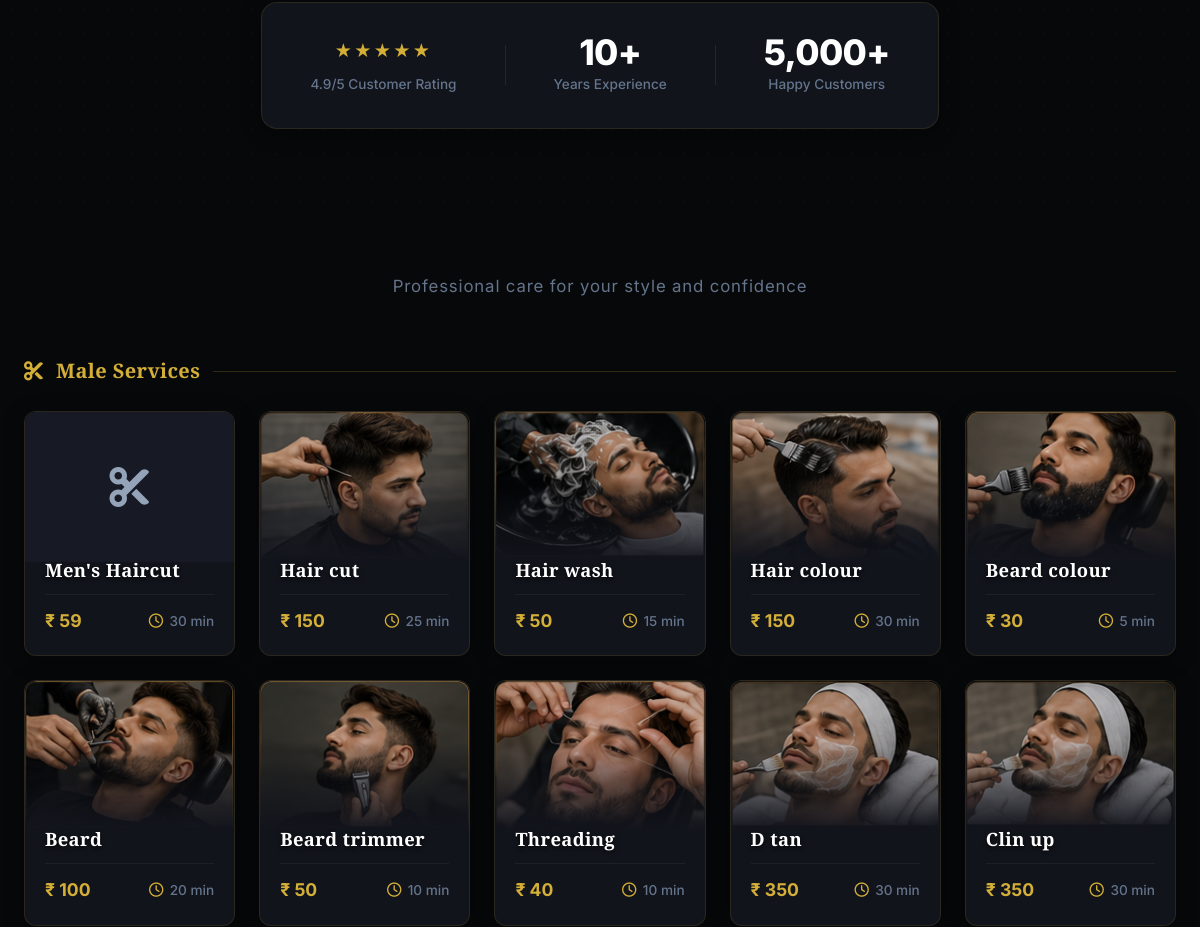
Before: / (middle part) with the older database file.
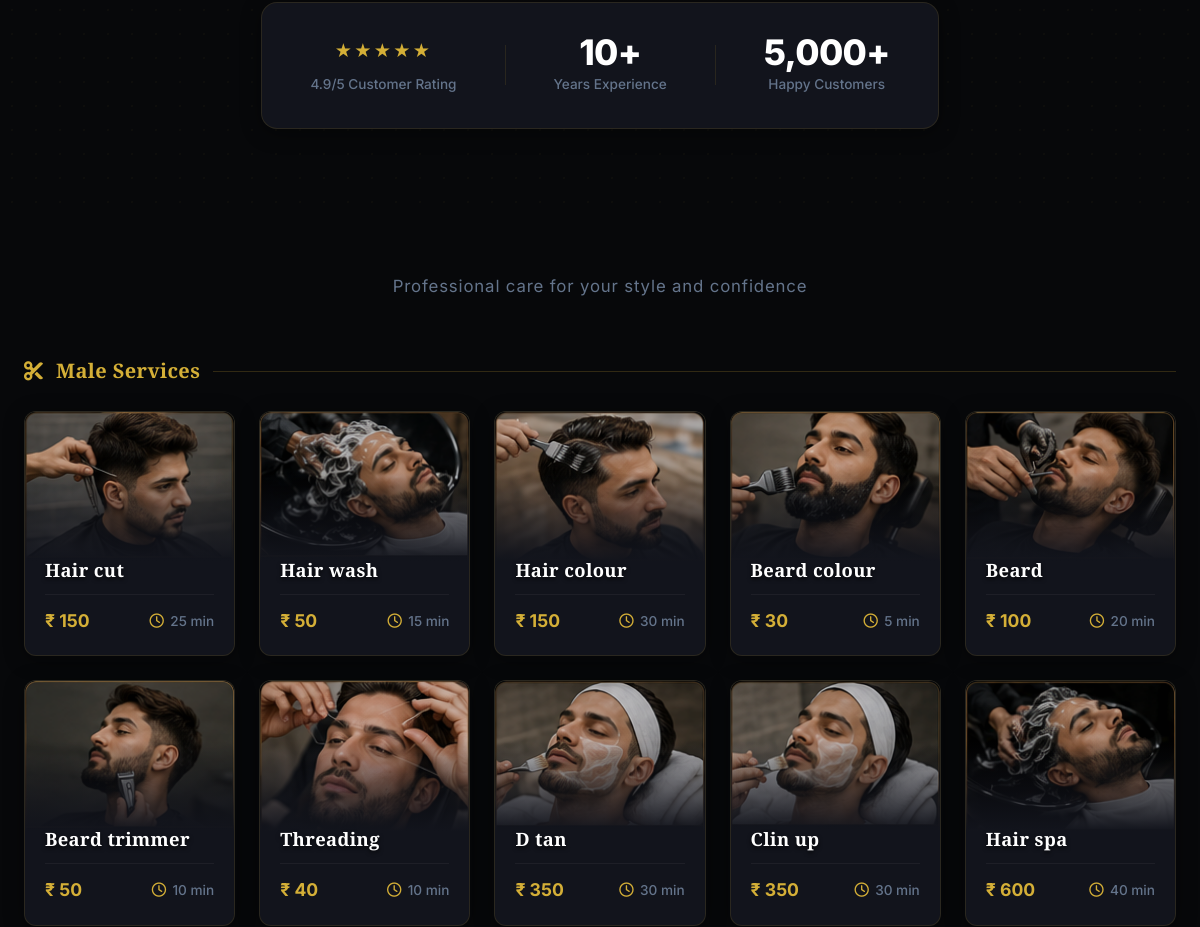
After: the same page with the newer database file.
### booking/models.py (models this page shows, shortened)
class Service(models.Model):
    CATEGORY_CHOICES = [
        ('MALE', 'Male Services'),
        ('FEMALE', 'Female Services'),
    ]
    name = models.CharField(max_length=100)
    category = models.CharField(max_length=20, choices=CATEGORY_CHOICES, default='MALE')
    description = models.TextField()
    price = models.DecimalField(max_digits=8, decimal_places=2)
    duration = models.PositiveIntegerField(help_text="Duration in minutes")
    image = models.ImageField(upload_to='services/', null=True, blank=True)
    icon = models.CharField(
        max_length=50,
        default='scissors',
        help_text="Font Awesome icon name (e.g. scissors, star, spa)"
    )
    is_active = models.BooleanField(default=True)
    sort_order = models.PositiveIntegerField(default=0)
    created_at = models.DateTimeField(auto_now_add=True)
    class Meta:
        ordering = ['sort_order', 'price']
        verbose_name = 'Service'
        verbose_name_plural = 'Services'

### booking/views.py (the view)
# urls.py: path('', views.home, name='home'),
def home(request):
    male_services = Service.objects.filter(is_active=True, category='MALE')
    female_services = Service.objects.filter(is_active=True, category='FEMALE')
    barbers = list(Barber.objects.filter(is_active=True))
    featured = next((b for b in barbers if b.name == 'Prashant Borhade'), None)
    barbers.sort(key=lambda b: (b is not featured, -float(b.rating)))
    business_hours = {bh.day: bh for bh in BusinessHour.objects.all()}
    now = timezone.localtime()
    for b in barbers:
        b.is_featured = b is featured
        next_slot = _barber_next_slot(b, business_hours, now)
        if next_slot:
            if next_slot.date() == now.date():
                b.next_slot_label = f"{next_slot.strftime('%I:%M %p')} today"
            elif next_slot.date() == now.date() + timedelta(days=1):
                b.next_slot_label = f"{next_slot.strftime('%I:%M %p')} tomorrow"
            else:
                b.next_slot_label = f"{next_slot.strftime('%a, %I:%M %p')}"
        else:
            b.next_slot_label = None
    available_dates = _available_dates(30)
    context = {
        'male_services': male_services,
        'female_services': female_services,
        'barbers': barbers,
        'available_dates': available_dates,
    }
    return render(request, 'home.html', context)

### booking/models.py (called while the page is built)
def get_shop_setting(key, default=''):
    try:
        return ShopSetting.objects.get(key=key).value
    except ShopSetting.DoesNotExist:
        return default

def slot_step_minutes():
    try:
        return max(5, min(int(get_shop_setting('slot_step', '30')), 120))
    except (TypeError, ValueError):
        return 30

    @property
    def specialty_list(self):
        return [s.strip() for s in self.specialties.split(',') if s.strip()]

    @property
    def initials(self):
        parts = [p for p in self.name.split() if p]
        if not parts:
            return '?'
        if len(parts) == 1:
            return parts[0][:2].upper()
        return (parts[0][0] + parts[1][0]).upper()

### booking/views.py (called while the page is built)
def _generate_slots(open_t: dtime, close_t: dtime, step_minutes: int = None):
    step = step_minutes or slot_step_minutes()
    slots = []
    current = datetime.combine(date.today(), open_t)
    end = datetime.combine(date.today(), close_t)
    while current < end:
        slots.append(current.time())
        current += timedelta(minutes=step)
    return slots

### templates/home.html (shortened to what this page needs)
{% extends 'base.html' %}
{% load static %}
{% block content %}
<section class="hero" id="hero">
  <div class="hero-overlay"></div>
  <div class="hero-trust" data-animate="fade-up" data-delay="200">
    <div class="trust-item">
      <div class="trust-stars">★★★★★</div>
      <div class="trust-label">4.9/5 Customer Rating</div>
    </div>
    <div class="trust-item">
      <div class="trust-number">10+</div>
      <div class="trust-label">Years Experience</div>
    </div>
    <div class="trust-item">
      <div class="trust-number">5,000+</div>
      <div class="trust-label">Happy Customers</div>
    </div>
  </div>
</section>
<section class="section services-section" id="services">
  <div class="container mockup-container">
    <div class="mockup-intro">Professional care for your style and confidence</div>
    {% if male_services %}
    <div class="mockup-category-header">
      <i class="fa-solid fa-scissors mockup-gold"></i>
      <span class="mockup-category-title">Male Services</span>
      <div class="mockup-gold-line"></div>
    </div>
    <div class="mockup-services-grid">
      {% for service in male_services %}
      <div class="mockup-service-card" onclick="selectService(this)"
           data-service-id="{{ service.pk }}"
           data-service-name="{{ service.name }}"
           data-service-price="{{ service.price|floatformat:0 }}"
           data-service-duration="{{ service.duration }}">
        <div class="mockup-card-image">
          {% if service.image %}
            <img src="{{ service.image.url }}" alt="{{ service.name }}" loading="lazy" />
          {% else %}
            <div class="service-icon-placeholder"><i class="fa-solid fa-{{ service.icon|default:'scissors' }}"></i></div>
          {% endif %}
        </div>
        <div class="mockup-card-body">
          <div class="mockup-service-name">{{ service.name }}</div>
          <div class="mockup-service-meta">
            <span class="mockup-price">₹ {{ service.price|floatformat:0 }}</span>
            <span class="mockup-duration"><i class="fa-regular fa-clock"></i> {{ service.duration }} min</span>
          </div>
        </div>
      </div>
      {% endfor %}
    </div>
    {% endif %}
  </div>
</section>
{% endblock %}

Changed rows visible on the page:
no longer on this page (row edited): Service: name "Men's Haircut", price "59", duration "30"
now on this page (row unchanged): Service: image (picture), name "Hair spa", price "600", duration "40"
